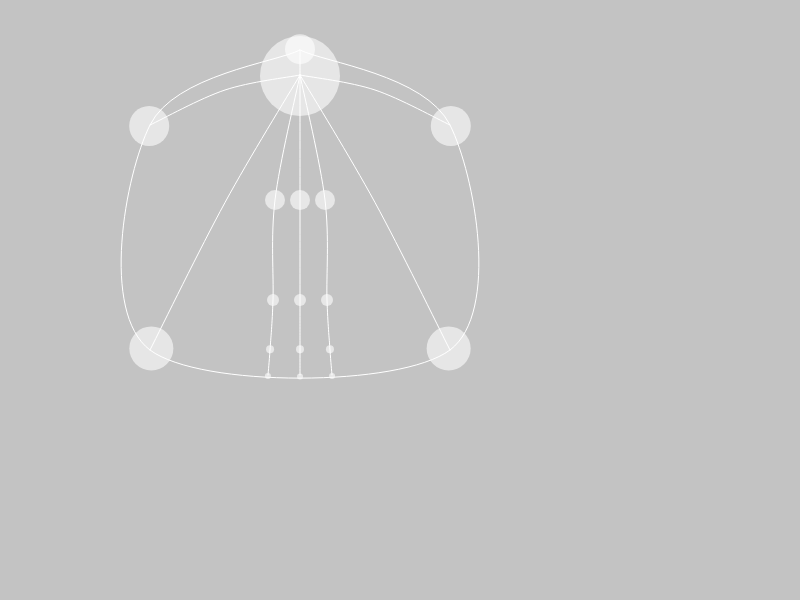
Frame 1 (no input)
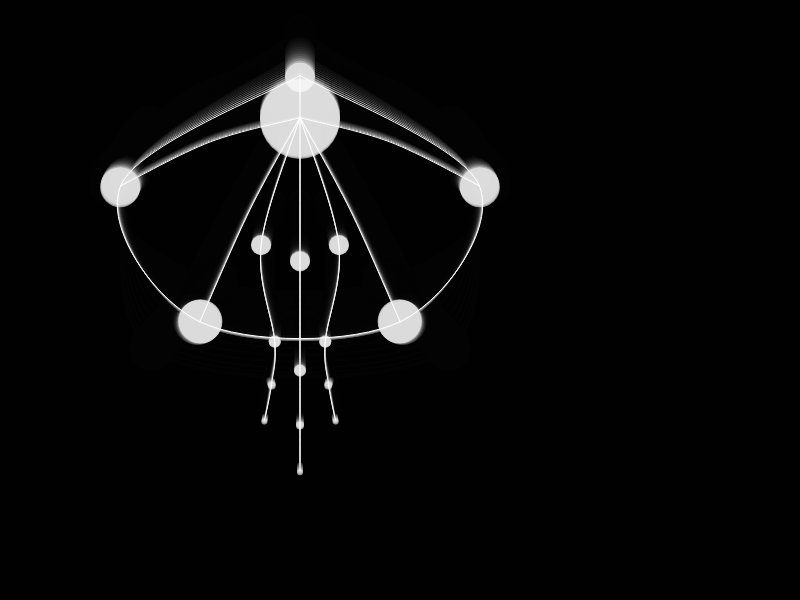
Frame 60 (no input)
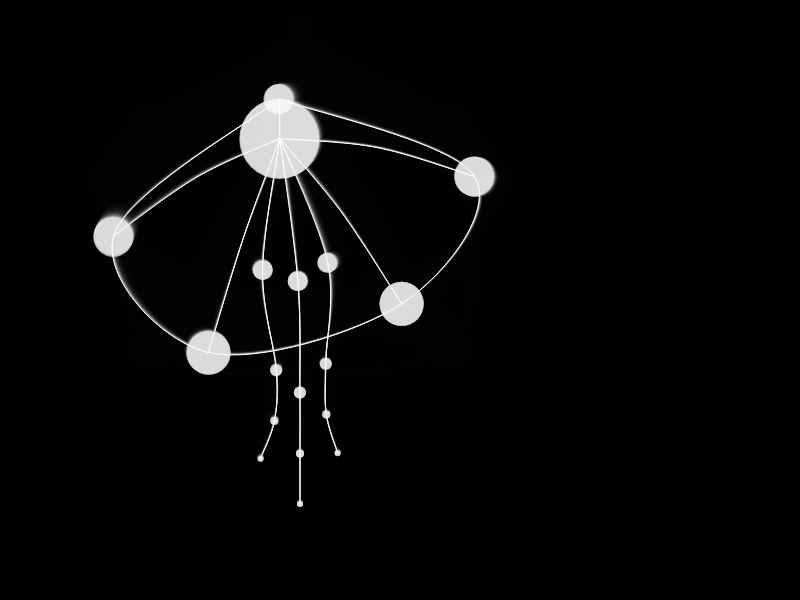
Frame 120 (the mouse pressed at the canvas centre since frame 60)

The p5.js sketch that drew these frames (run headless with seeded random() and noise() and a simulated clock; from frame 60 on, the mouse is pressed at the canvas centre):

// p5.js sketch
// ── sketch.js
//Credit: finding references in NOC W06 example code by Prof. Moon!
//Credit: Thanks Lisa for helping me with the curveVertex and explaining the logic behind to me!
//Credit: Thanks David for helping me with the timer and explaining the logic behind to me!

let balls = [];
let springs = [];
let a, b, c, d, e, f, g, h, i, j, k, l, m, n, o, p, q, z;
let w = 0;
let timer = 0;

function setup() {
  createCanvas(800, 600);

  a = new Ball(300, 75, 40);
  balls.push(a);
  b = new Ball(150, 125, 20);
  balls.push(b);
  z = new Ball(300, 50, 15);
  balls.push(z);
  c = new Ball(450, 125, 20);
  balls.push(c);
  d = new Ball(450, 350, 22);
  balls.push(d);
  e = new Ball(150, 350, 22);
  balls.push(e);
  f = new Ball(275, 200, 10);
  balls.push(f);
  g = new Ball(300, 200, 10);
  balls.push(g);
  h = new Ball(325, 200, 10);
  balls.push(h);
  i = new Ball(273, 300, 6);
  balls.push(i);
  j = new Ball(300, 300, 6);
  balls.push(j);
  k = new Ball(327, 300, 6);
  balls.push(k);
  l = new Ball(270, 350, 4);
  balls.push(l);
  m = new Ball(300, 350, 4);
  balls.push(m);
  n = new Ball(330, 350, 4);
  balls.push(n);
  o = new Ball(268, 375, 3);
  balls.push(o);
  p = new Ball(300, 375, 3);
  balls.push(p);
  q = new Ball(332, 375, 3);
  balls.push(q);

  springs.push(new Spring(a, d, 225, 0.3));
  springs.push(new Spring(a, e, 225, 0.3));
  springs.push(new Spring(a, z, 50, 0.3));
  springs.push(new Spring(a, b, 200, 0.3));
  springs.push(new Spring(a, c, 200, 0.3));

  springs.push(new Spring(b, z, 200, 0.2));
  springs.push(new Spring(z, c, 200, 0.2));
  springs.push(new Spring(c, d, 150, 0.2));
  springs.push(new Spring(d, e, 200, 0.2));
  springs.push(new Spring(e, b, 150, 0.2));

  springs.push(new Spring(a, f, 130, 0.2));
  springs.push(new Spring(a, g, 140, 0.2));
  springs.push(new Spring(a, h, 130, 0.2));

  springs.push(new Spring(f, i, 100, 0.2));
  springs.push(new Spring(g, j, 110, 0.2));
  springs.push(new Spring(h, k, 100, 0.2));

  springs.push(new Spring(i, l, 50, 0.2));
  springs.push(new Spring(j, m, 60, 0.2));
  springs.push(new Spring(k, n, 50, 0.2));

  springs.push(new Spring(l, o, 40, 0.2));
  springs.push(new Spring(m, p, 50, 0.2));
  springs.push(new Spring(n, q, 40, 0.2));
}

function draw() {
  background(0, 60);
  stroke(255);
  noFill();
  beginShape();
  curveVertex(z.pos.x, z.pos.y);
  curveVertex(z.pos.x, z.pos.y);
  curveVertex(c.pos.x, c.pos.y);
  curveVertex(d.pos.x, d.pos.y);
  curveVertex(e.pos.x, e.pos.y);
  curveVertex(b.pos.x, b.pos.y);
  endShape(CLOSE);

  noFill();
  beginShape();
  curveVertex(a.pos.x, a.pos.y);
  curveVertex(a.pos.x, a.pos.y);
  curveVertex((a.pos.x + b.pos.x) / 2, (a.pos.y + b.pos.y) / 2 - 10);
  curveVertex(b.pos.x, b.pos.y);
  curveVertex(b.pos.x, b.pos.y);
  endShape();

  noFill();
  beginShape();
  curveVertex(a.pos.x, a.pos.y);
  curveVertex(a.pos.x, a.pos.y);
  curveVertex((a.pos.x + c.pos.x) / 2, (a.pos.y + c.pos.y) / 2 - 10);
  curveVertex(c.pos.x, c.pos.y);
  curveVertex(c.pos.x, c.pos.y);
  endShape();

  noFill();
  beginShape();
  curveVertex(a.pos.x, a.pos.y);
  curveVertex(a.pos.x, a.pos.y);
  curveVertex((a.pos.x + d.pos.x) / 2, (a.pos.y + d.pos.y) / 2 - 10);
  curveVertex(d.pos.x, d.pos.y);
  curveVertex(d.pos.x, d.pos.y);
  endShape();

  noFill();
  beginShape();
  curveVertex(a.pos.x, a.pos.y);
  curveVertex(a.pos.x, a.pos.y);
  curveVertex((a.pos.x + e.pos.x) / 2, (a.pos.y + e.pos.y) / 2 - 10);
  curveVertex(e.pos.x, e.pos.y);
  curveVertex(e.pos.x, e.pos.y);
  endShape();

  noFill();
  beginShape();
  curveVertex(a.pos.x, a.pos.y);
  curveVertex(a.pos.x, a.pos.y);
  curveVertex((a.pos.x + z.pos.x) / 2, (a.pos.y + z.pos.y) / 2 - 10);
  curveVertex(z.pos.x, z.pos.y);
  curveVertex(z.pos.x, z.pos.y);
  endShape();

  noFill();
  beginShape();
  curveVertex(a.pos.x, a.pos.y);
  curveVertex(a.pos.x, a.pos.y);
  curveVertex(f.pos.x, f.pos.y);
  curveVertex(i.pos.x, i.pos.y);
  curveVertex(l.pos.x, l.pos.y);
  curveVertex(o.pos.x, o.pos.y);
  curveVertex(o.pos.x, o.pos.y);
  endShape();

  noFill();
  beginShape();
  curveVertex(a.pos.x, a.pos.y);
  curveVertex(a.pos.x, a.pos.y);
  curveVertex(g.pos.x, g.pos.y);
  curveVertex(j.pos.x, j.pos.y);
  curveVertex(m.pos.x, m.pos.y);
  curveVertex(p.pos.x, p.pos.y);
  curveVertex(p.pos.x, p.pos.y);
  endShape();

  noFill();
  beginShape();
  curveVertex(a.pos.x, a.pos.y);
  curveVertex(a.pos.x, a.pos.y);
  curveVertex(h.pos.x, h.pos.y);
  curveVertex(k.pos.x, k.pos.y);
  curveVertex(n.pos.x, n.pos.y);
  curveVertex(q.pos.x, q.pos.y);
  curveVertex(q.pos.x, q.pos.y);
  endShape();

  for (let i = 0; i < springs.length; i++) {
    let s = springs[i];
    s.update();
  }

  for (let b of balls) {
    b.drag();
    b.bounce();
    b.update();
    let gravity = createVector(0, 0.05 * b.mass);
    b.applyForce(gravity);
    let resistance = b.vel.copy();
    resistance.mult(-1);
    let sp = b.vel.mag();
    let dragForce = sp * sp * 0.03;
    resistance.mult(dragForce);
    b.applyForce(resistance);
    let bouyancy = createVector(0, -0.1);
    b.applyForce(bouyancy);
    let waterwind = createVector(0, w * b.mass * b.mass);
    b.applyForce(waterwind);
    b.display();
  }
}

///// CLASS /////

let C_GRAVITY = 1;
let DISTANCE_BTW_BALLS = 30;

class Spring {
  constructor(a, b, restLength, stiffness) {
    this.bobA = a;
    this.bobB = b;
    this.len = restLength;
    this.k = stiffness;
  }
  update() {
    let vector = p5.Vector.sub(this.bobB.pos, this.bobA.pos);
    let distance = vector.mag();
    let stretch = distance - this.len;
    let strength = -0.9 * stretch * this.k; // hooke's law

    // force to bobB
    let force = vector.copy();
    force.normalize();
    force.mult(strength);
    this.bobB.applyForce(force);

    // force to bobB
    let force1 = vector.copy();
    force1.normalize();
    force1.mult(strength * -1);
    this.bobA.applyForce(force1);
  }
}

class Ball {
  constructor(x, y, rad) {
    this.pos = createVector(x, y);
    this.vel = createVector(0, 0);
    this.acc = createVector(0, 0);
    this.rad = rad;
    this.mass = rad;
    this.damping = 0.95;
  }
  update() {
    this.vel.add(this.acc);
    this.pos.add(this.vel);
    this.acc.mult(0);
    this.vel.mult(this.damping);
  }
  applyForce(f) {
    if (this.mass > 0) {
      let force = p5.Vector.div(f, this.mass);
      this.acc.add(force);
    }
  }
  attractedTo(others) {
    for (let i = 0; i < others.length; i++) {
      let other = others[i];
      if (this != other) {
        let distance = this.pos.dist(other.pos);
        let magnitude =
          (C_GRAVITY * this.mass * other.mass) / (distance * distance);
        let force = p5.Vector.sub(other.pos, this.pos);
        force.normalize();
        force.mult(magnitude);
        this.applyForce(force);
      }
    }
  }
  repelledFrom(others) {
    for (let i = 0; i < others.length; i++) {
      let other = others[i];
      if (this != other) {
        let distance = this.pos.dist(other.pos);

        if (distance < this.rad + DISTANCE_BTW_BALLS) {
          let magnitude =
            (C_GRAVITY * this.mass * other.mass) / (distance * distance);
          let force = p5.Vector.sub(other.pos, this.pos);
          force.normalize();
          force.mult(-1); // ***
          force.mult(magnitude);
          this.applyForce(force);
        }
      }
    }
  }
  reappear() {
    if (this.pos.x < 0) {
      this.pos.x = width;
    } else if (this.pos.x > width) {
      this.pos.x = 0;
    }
    if (this.pos.y < 0) {
      this.pos.y = height;
    } else if (this.pos.y > height) {
      this.pos.y = 0;
    }
  }
  bounce() {
    // x
    if (this.pos.x < 0) {
      this.pos.x = 0;
      this.vel.x = -this.vel.x;
    } else if (this.pos.x > width) {
      this.pos.x = width;
      this.vel.x = -this.vel.x;
    }
    // y
    if (this.pos.y < 0) {
      this.pos.y = 0;
      this.vel.y = -this.vel.y;
      w = w + 0.0001;
    } else if (this.pos.y > height) {
      this.pos.y = height;
      this.vel.y = -this.vel.y;
      w = w - 0.0001;
    }
    if (
      this.pos.x == 0 ||
      this.pos.y == 0 ||
      this.pos.y == height ||
      this.pos.x == width
    ) {
      timer = 15000;
    }
  }

  drag() {
    if (mouseIsPressed) {
      let distance = dist(this.pos.x, this.pos.y, mouseX, mouseY);
      if (distance < this.rad) {
        this.pos.x = mouseX;
        this.pos.y = mouseY;
      }
    }
  }
  display() {
    if (timer > 0) {
      push();
      translate(this.pos.x, this.pos.y);
      blendMode(ADD);
      noStroke();
      fill(255, 150);
      circle(0, 0, this.rad * 2);
      pop();
      timer -= deltaTime;
    } else {
      push();
      translate(this.pos.x, this.pos.y);
      noStroke();
      fill(255,150);
      circle(0, 0, this.rad * 2);
      pop();
    }
  }
}
